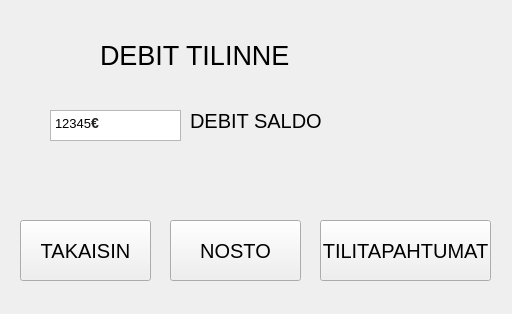
<?xml version="1.0" encoding="UTF-8"?>
<ui version="4.0">
 <class>Debit</class>
 <widget class="QWidget" name="Debit">
  <property name="geometry">
   <rect>
    <x>0</x>
    <y>0</y>
    <width>512</width>
    <height>314</height>
   </rect>
  </property>
  <property name="windowTitle">
   <string>Form</string>
  </property>
  <widget class="QLabel" name="label">
   <property name="geometry">
    <rect>
     <x>100</x>
     <y>10</y>
     <width>231</width>
     <height>91</height>
    </rect>
   </property>
   <property name="font">
    <font>
     <pointsize>20</pointsize>
    </font>
   </property>
   <property name="text">
    <string>DEBIT TILINNE</string>
   </property>
  </widget>
  <widget class="QTextBrowser" name="textBrowser_2">
   <property name="geometry">
    <rect>
     <x>50</x>
     <y>110</y>
     <width>131</width>
     <height>31</height>
    </rect>
   </property>
   <property name="html">
    <string>&lt;!DOCTYPE HTML PUBLIC &quot;-//W3C//DTD HTML 4.0//EN&quot; &quot;http://www.w3.org/TR/REC-html40/strict.dtd&quot;&gt;
&lt;html&gt;&lt;head&gt;&lt;meta name=&quot;qrichtext&quot; content=&quot;1&quot; /&gt;&lt;meta charset=&quot;utf-8&quot; /&gt;&lt;style type=&quot;text/css&quot;&gt;
p, li { white-space: pre-wrap; }
hr { height: 1px; border-width: 0; }
li.unchecked::marker { content: &quot;\2610&quot;; }
li.checked::marker { content: &quot;\2612&quot;; }
&lt;/style&gt;&lt;/head&gt;&lt;body style=&quot; font-family:'Segoe UI'; font-size:9pt; font-weight:400; font-style:normal;&quot;&gt;
&lt;p style=&quot; margin-top:0px; margin-bottom:0px; margin-left:0px; margin-right:0px; -qt-block-indent:0; text-indent:0px;&quot;&gt;&lt;span style=&quot; font-size:10pt;&quot;&gt;12345&lt;/span&gt;&lt;span style=&quot; font-family:'sans-serif'; font-size:14px; font-weight:700; color:#202122; background-color:#ffffff;&quot;&gt;€&lt;/span&gt;&lt;/p&gt;&lt;/body&gt;&lt;/html&gt;</string>
   </property>
  </widget>
  <widget class="QLabel" name="CR_label_saldo">
   <property name="geometry">
    <rect>
     <x>190</x>
     <y>110</y>
     <width>161</width>
     <height>21</height>
    </rect>
   </property>
   <property name="font">
    <font>
     <pointsize>15</pointsize>
    </font>
   </property>
   <property name="text">
    <string>DEBIT SALDO</string>
   </property>
  </widget>
  <widget class="QPushButton" name="nostoButton">
   <property name="geometry">
    <rect>
     <x>170</x>
     <y>220</y>
     <width>131</width>
     <height>61</height>
    </rect>
   </property>
   <property name="font">
    <font>
     <pointsize>15</pointsize>
    </font>
   </property>
   <property name="text">
    <string>NOSTO</string>
   </property>
  </widget>
  <widget class="QPushButton" name="tilitapahtumatDebitButton">
   <property name="geometry">
    <rect>
     <x>320</x>
     <y>220</y>
     <width>171</width>
     <height>61</height>
    </rect>
   </property>
   <property name="font">
    <font>
     <pointsize>15</pointsize>
    </font>
   </property>
   <property name="text">
    <string>TILITAPAHTUMAT</string>
   </property>
  </widget>
  <widget class="QPushButton" name="takaisinButton">
   <property name="geometry">
    <rect>
     <x>20</x>
     <y>220</y>
     <width>131</width>
     <height>61</height>
    </rect>
   </property>
   <property name="font">
    <font>
     <pointsize>15</pointsize>
    </font>
   </property>
   <property name="text">
    <string>TAKAISIN</string>
   </property>
  </widget>
 </widget>
 <resources/>
 <connections/>
</ui>
